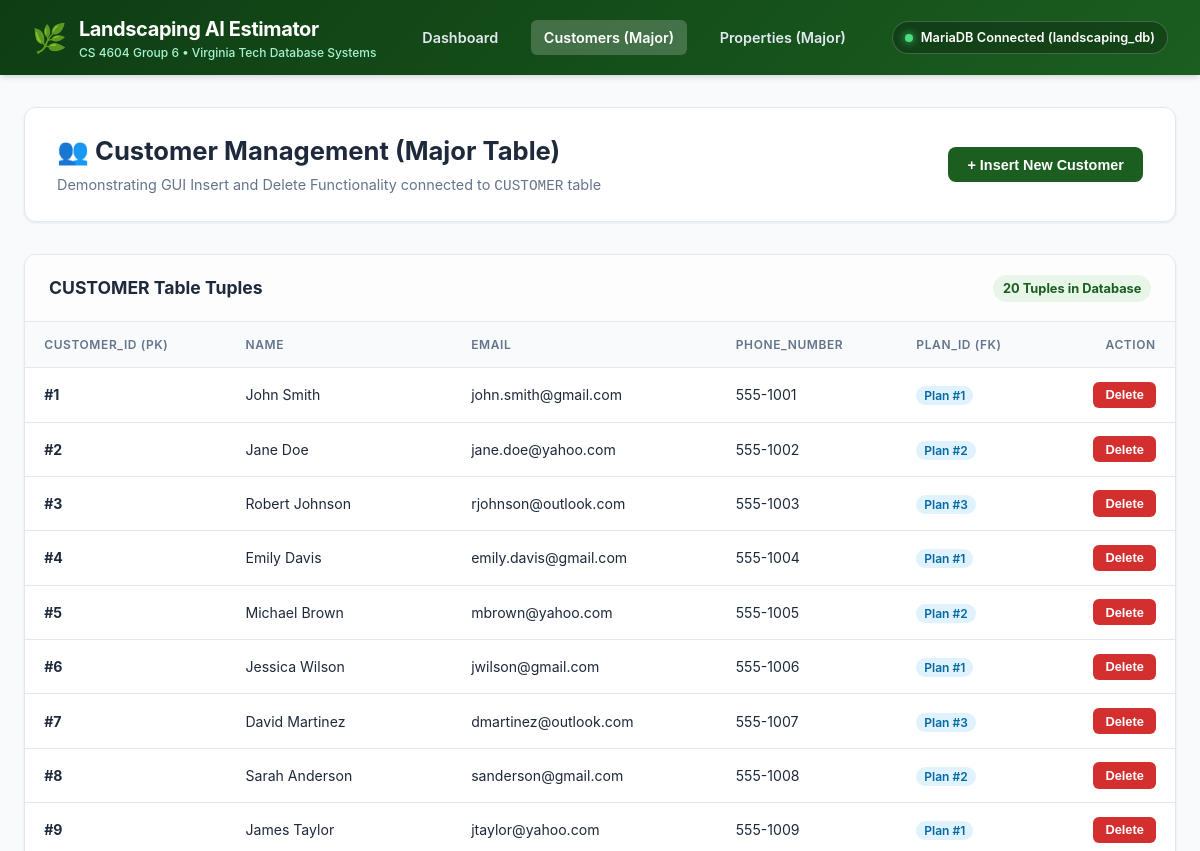
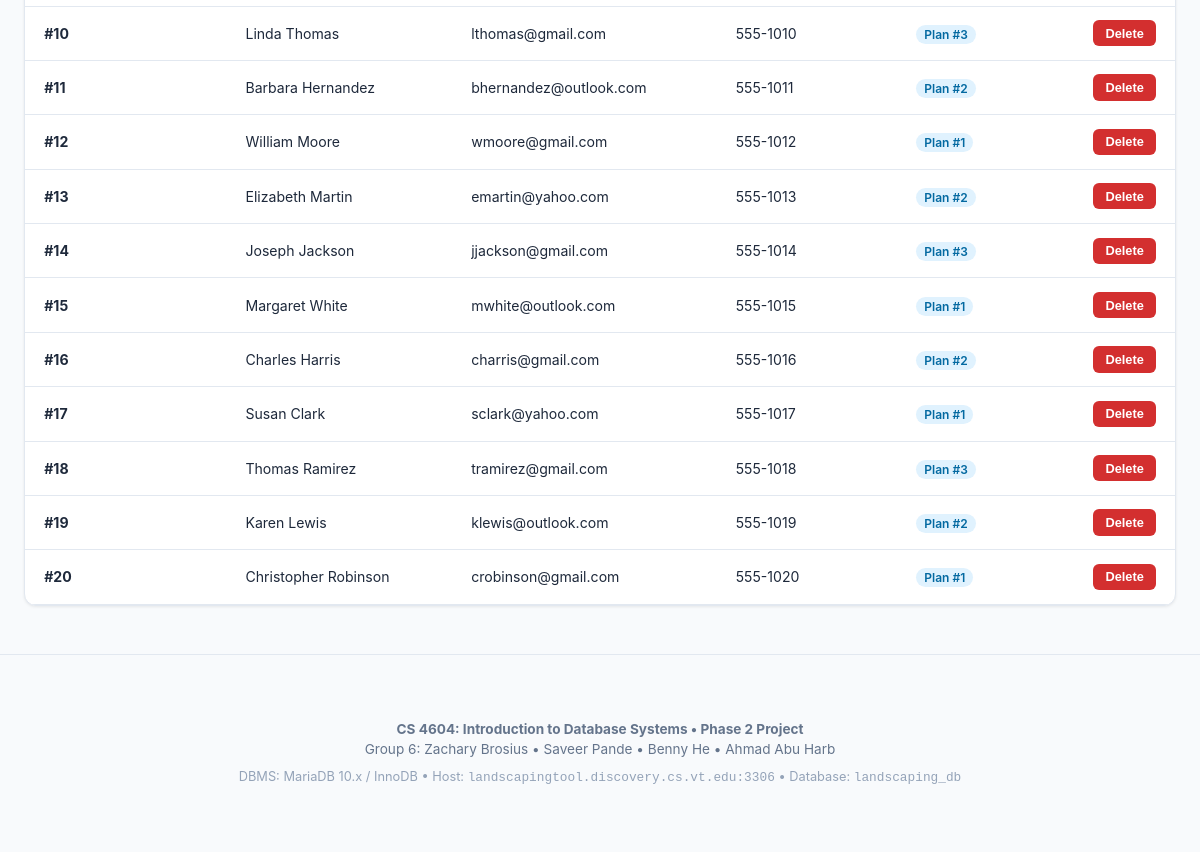
The app's page /php/customers.php, older data (2 pictures, top to bottom).
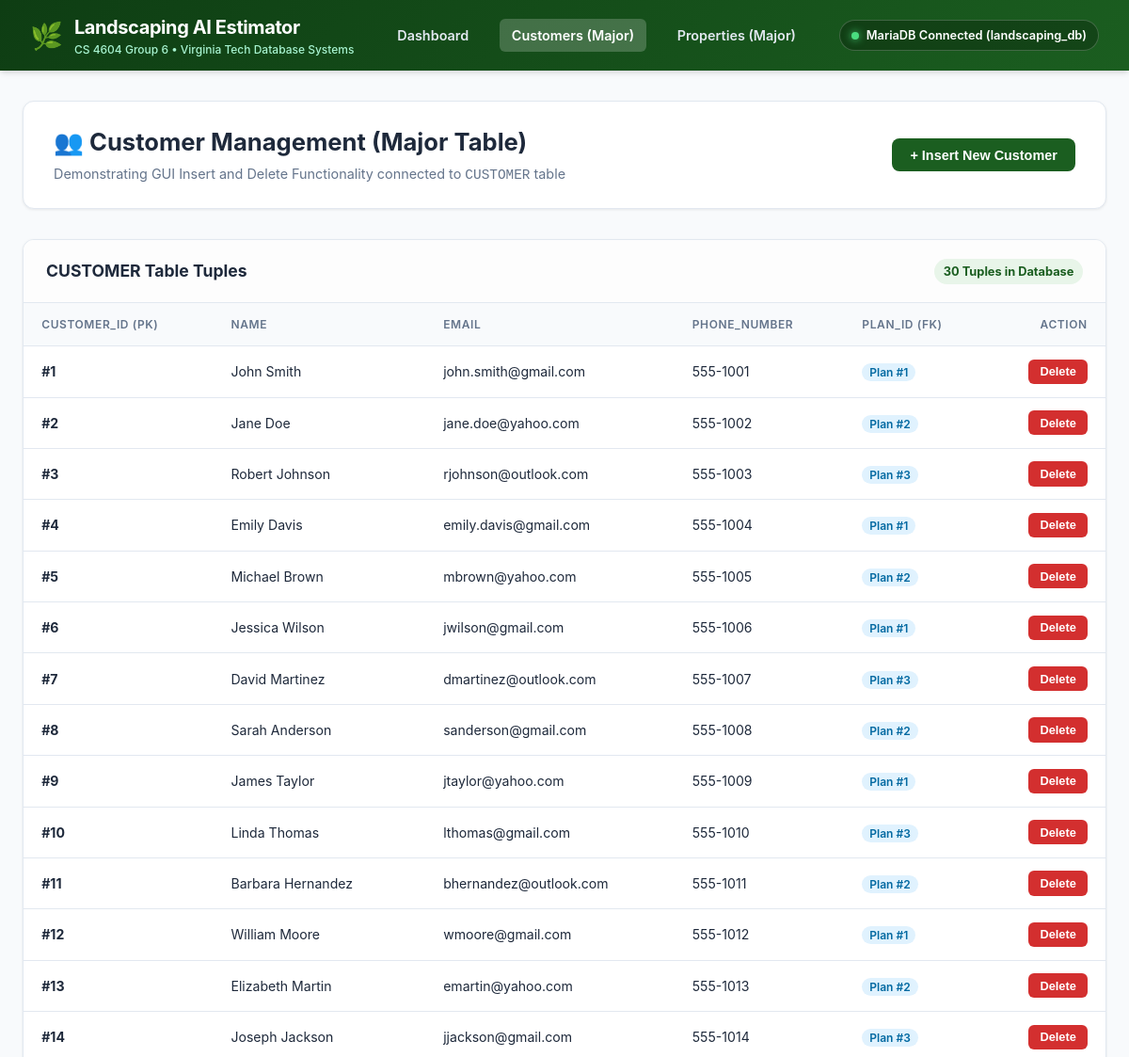
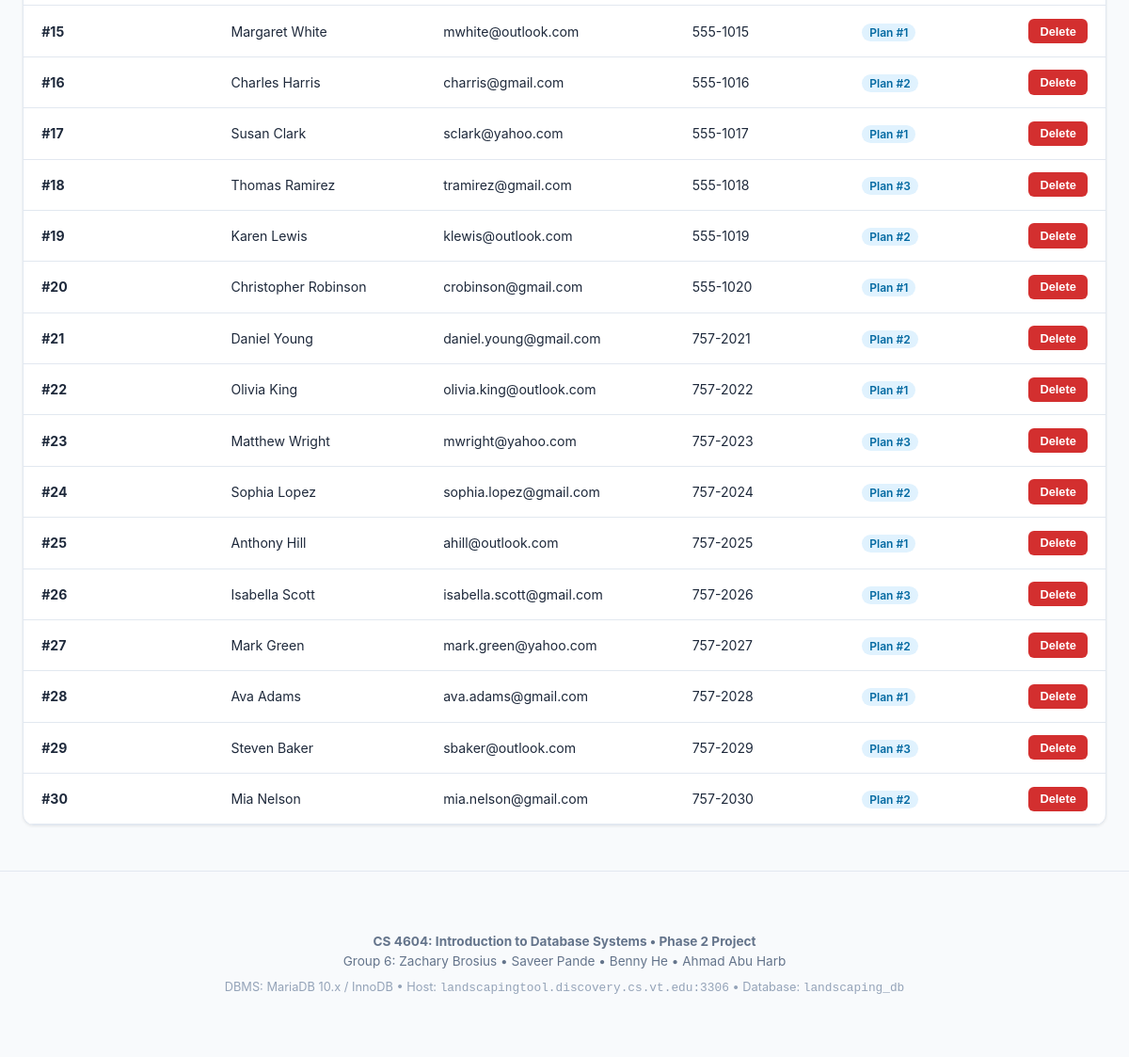
The same page, newer data (2 pictures, top to bottom).
### tables this page shows
CREATE TABLE CUSTOMER (
    customer_id INT AUTO_INCREMENT PRIMARY KEY,
    name VARCHAR(100) NOT NULL,
    email VARCHAR(100) NOT NULL UNIQUE,
    password VARCHAR(255) NOT NULL,
    phone_number VARCHAR(20) NOT NULL,
    plan_id INT,
    CONSTRAINT fk_customer_plan FOREIGN KEY (plan_id)
        REFERENCES SUBSCRIPTION_PLAN(plan_id)
        ON UPDATE CASCADE ON DELETE SET NULL
);

### php/config.php (called while the page is built, shortened)
<?php
$db_name = $db_name ?? (getenv('DB_NAME') ?: 'landscaping_db');
try {
    $db_connected = true;
} catch (PDOException $e) {
    $connection_error = $e->getMessage();
    $db_connected = false;
}
?>

### php/customers.php (the view, shortened to what this page needs)
<?php
require_once __DIR__ . '/header.php';
$new_id = null;
$customers = [];
if ($pdo) {
    try {
        $stmt = $pdo->query("SELECT * FROM CUSTOMER ORDER BY customer_id ASC");
        $customers = $stmt->fetchAll();
    } catch (Exception $e) {
        $message = "Could not read CUSTOMER table: " . $e->getMessage();
        $message_type = "danger";
    }
} else {
    $customers = $_SESSION['sample_customers'];
}
?>
<div class="page-header">
    <div class="page-title">
        <h1>👥 Customer Management (Major Table)</h1>
        <p>Demonstrating GUI Insert and Delete Functionality connected to <code>CUSTOMER</code> table</p>
    </div>
    <div>
        <button class="btn btn-primary" onclick="openInsertModal()">+ Insert New Customer</button>
    </div>
</div>
<div class="table-card">
    <div class="table-header-bar">
        <div class="table-title">CUSTOMER Table Tuples</div>
        <span class="table-count-badge"><?= count($customers) ?> Tuples in Database</span>
    </div>
    <div style="overflow-x: auto;">
        <table class="data-table">
            <thead>
                <tr>
                    <th>customer_id (PK)</th>
                    <th>name</th>
                    <th>email</th>
                    <th>phone_number</th>
                    <th>plan_id (FK)</th>
                    <th style="text-align: right;">Action</th>
                </tr>
            </thead>
            <tbody>
                <?php foreach ($customers as $row): ?>
                <tr class="<?= ($new_id && $row['customer_id'] == $new_id) ? 'highlight-new' : '' ?>">
                    <td><strong>#<?= htmlspecialchars($row['customer_id']) ?></strong></td>
                    <td><?= htmlspecialchars($row['name']) ?></td>
                    <td><?= htmlspecialchars($row['email']) ?></td>
                    <td><?= htmlspecialchars($row['phone_number']) ?></td>
                    <td>
                        <span style="background: #e0f2fe; color: #0369a1; padding: 2px 8px; border-radius: 12px; font-weight: 600; font-size: 0.75rem;">
                            Plan #<?= htmlspecialchars($row['plan_id'] ?? 1) ?>
                        </span>
                    </td>
                    <td style="text-align: right;">
                        <form method="POST" action="customers.php" style="display: inline;" onsubmit="return confirm('Are you sure you want to DELETE Customer #<?= $row['customer_id'] ?> (<?= htmlspecialchars($row['name']) ?>) from the database?');">
                            <button type="submit" class="btn btn-danger btn-sm">Delete</button>
                        </form>
                    </td>
                </tr>
                <?php endforeach; ?>
            </tbody>
        </table>
    </div>
</div>
<?php require_once __DIR__ . '/footer.php'; ?>

### php/header.php (shortened to what this page needs)
<?php
require_once __DIR__ . '/config.php';
$current_page = basename($_SERVER['PHP_SELF']);
?>
<!DOCTYPE html>
<html lang="en">
<head>
    <link rel="stylesheet" href="css/style.css">
</head>
<body>
<header class="navbar">
    <div class="brand-container">
        <span class="brand-icon">🌿</span>
        <div>
            <div class="brand-title">Landscaping AI Estimator</div>
            <div class="brand-subtitle">CS 4604 Group 6 &bull; Virginia Tech Database Systems</div>
        </div>
    </div>
    <nav class="nav-links">
        <a href="index.php" class="nav-link <?= $current_page == 'index.php' ? 'active' : '' ?>">Dashboard</a>
        <a href="customers.php" class="nav-link <?= $current_page == 'customers.php' ? 'active' : '' ?>">Customers (Major)</a>
        <a href="properties.php" class="nav-link <?= $current_page == 'properties.php' ? 'active' : '' ?>">Properties (Major)</a>
    </nav>
    <div class="db-status-pill">
        <span class="status-dot <?= $db_connected ? '' : 'disconnected' ?>"></span>
        <span><?= $db_connected ? 'MariaDB Connected (' . htmlspecialchars($db_name) . ')' : 'DEMO MODE: not connected to a database' ?></span>
    </div>
</header>
<main class="container">

### php/footer.php
</main>
<footer>
    <div class="container">
        <p><strong>CS 4604: Introduction to Database Systems &bull; Phase 2 Project</strong></p>
        <p>Group 6: Zachary Brosius &bull; Saveer Pande &bull; Benny He &bull; Ahmad Abu Harb</p>
        <p style="margin-top: 0.5rem; color: #94a3b8; font-size: 0.8rem;">
            DBMS: MariaDB 10.x / InnoDB &bull; Host: <code>landscapingtool.discovery.cs.vt.edu:3306</code> &bull; Database: <code>landscaping_db</code>
        </p>
    </div>
</footer>
</body>
</html>

### php/css/style.css (style rules this page uses)
:root { --vt-maroon: #861F41; --vt-orange: #E87722; --primary-color: #1b5e20; --primary-dark: #0e3d13; --primary-light: #e8f5e9; --accent-color: #2e7d32; --danger-color: #d32f2f; --danger-dark: #b71c1c; --warning-color: #f57c00; --success-color: #388e3c; --bg-light: #f8fafc; --card-bg: #ffffff; --text-main: #1e293b; --text-muted: #64748b; --border-color: #e2e8f0; --shadow-sm: 0 1px 3px rgba(0,0,0,0.08); --shadow-md: 0 4px 6px -1px rgba(0,0,0,0.1), 0 2px 4px -1px rgba(0,0,0,0.06); --shadow-lg: 0 10px 15px -3px rgba(0,0,0,0.1), 0 4px 6px -2px rgba(0,0,0,0.05); }
* { box-sizing: border-box; margin: 0; padding: 0; }
body { font-family: -apple-system, BlinkMacSystemFont, "Segoe UI", Roboto, "Helvetica Neue", Arial, sans-serif; background-color: var(--bg-light); color: var(--text-main); line-height: 1.5; }
.navbar { background: linear-gradient(135deg, var(--primary-dark) 0%, var(--primary-color) 100%); color: white; padding: 0.85rem 2rem; display: flex; justify-content: space-between; align-items: center; box-shadow: var(--shadow-md); position: sticky; top: 0; z-index: 100; }
.brand-container { display: flex; align-items: center; gap: 0.75rem; }
.brand-icon { font-size: 1.75rem; }
.brand-title { font-size: 1.25rem; font-weight: 700; letter-spacing: -0.02em; color: #ffffff; }
.brand-subtitle { font-size: 0.75rem; color: #a7f3d0; font-weight: 500; }
.nav-links { display: flex; gap: 1.25rem; align-items: center; }
.nav-link { color: #e2e8f0; text-decoration: none; font-size: 0.9rem; font-weight: 600; padding: 0.4rem 0.8rem; border-radius: 6px; transition: all 0.2s ease; }
.nav-link:hover, .nav-link.active { background: rgba(255, 255, 255, 0.2); color: #ffffff; }
.db-status-pill { display: inline-flex; align-items: center; gap: 0.5rem; background: rgba(0, 0, 0, 0.25); padding: 0.35rem 0.75rem; border-radius: 20px; font-size: 0.8rem; font-weight: 600; border: 1px solid rgba(255, 255, 255, 0.2); }
.status-dot { width: 8px; height: 8px; border-radius: 50%; background-color: #4ade80; box-shadow: 0 0 8px #4ade80; }
.container { max-width: 1240px; margin: 2rem auto; padding: 0 1.5rem; }
.page-header { background: white; border-radius: 12px; padding: 1.5rem 2rem; margin-bottom: 2rem; box-shadow: var(--shadow-sm); border: 1px solid var(--border-color); display: flex; justify-content: space-between; align-items: center; flex-wrap: wrap; gap: 1rem; }
.page-title h1 { font-size: 1.6rem; font-weight: 700; color: var(--text-main); }
.page-title p { color: var(--text-muted); font-size: 0.9rem; margin-top: 0.2rem; }
.btn { display: inline-flex; align-items: center; gap: 0.5rem; padding: 0.6rem 1.2rem; font-size: 0.9rem; font-weight: 600; border-radius: 8px; border: none; cursor: pointer; transition: all 0.2s ease; text-decoration: none; }
.btn-primary { background-color: var(--primary-color); color: white; }
.btn-danger { background-color: var(--danger-color); color: white; }
.btn-sm { padding: 0.35rem 0.75rem; font-size: 0.8rem; border-radius: 6px; }
.table-card { background: white; border-radius: 12px; border: 1px solid var(--border-color); box-shadow: var(--shadow-sm); overflow: hidden; margin-bottom: 2rem; }
.table-header-bar { padding: 1.2rem 1.5rem; border-bottom: 1px solid var(--border-color); display: flex; justify-content: space-between; align-items: center; background: #fdfdfd; }
.table-title { font-size: 1.1rem; font-weight: 700; }
.table-count-badge { background: var(--primary-light); color: var(--primary-color); font-weight: 700; font-size: 0.8rem; padding: 0.25rem 0.6rem; border-radius: 20px; }
.data-table { width: 100%; border-collapse: collapse; font-size: 0.88rem; text-align: left; }
.data-table th { background-color: #f8fafc; color: var(--text-muted); font-weight: 600; text-transform: uppercase; font-size: 0.75rem; letter-spacing: 0.05em; padding: 0.85rem 1.2rem; border-bottom: 1px solid var(--border-color); }
.data-table td { padding: 0.85rem 1.2rem; border-bottom: 1px solid var(--border-color); color: var(--text-main); }
footer { text-align: center; padding: 2rem 0; color: var(--text-muted); font-size: 0.85rem; border-top: 1px solid var(--border-color); margin-top: 3rem; }

Row changes from the older to the newer data that the page shows:
added customer: customer_id "21", name "Daniel Young", email "daniel.young@gmail.com", phone_number "757-2021", plan "2"
added customer: customer_id "22", name "Olivia King", email "olivia.king@outlook.com", phone_number "757-2022", plan "1"
added customer: customer_id "23", name "Matthew Wright", email "mwright@yahoo.com", phone_number "757-2023", plan "3"
added customer: customer_id "24", name "Sophia Lopez", email "sophia.lopez@gmail.com", phone_number "757-2024", plan "2"
added customer: customer_id "25", name "Anthony Hill", email "ahill@outlook.com", phone_number "757-2025", plan "1"
added customer: customer_id "26", name "Isabella Scott", email "isabella.scott@gmail.com", phone_number "757-2026", plan "3"
added customer: customer_id "27", name "Mark Green", email "mark.green@yahoo.com", phone_number "757-2027", plan "2"
added customer: customer_id "28", name "Ava Adams", email "ava.adams@gmail.com", phone_number "757-2028", plan "1"
added customer: customer_id "29", name "Steven Baker", email "sbaker@outlook.com", phone_number "757-2029", plan "3"
added customer: customer_id "30", name "Mia Nelson", email "mia.nelson@gmail.com", phone_number "757-2030", plan "2"
Text that changed along with them:
count($customers): "20" → "30"
